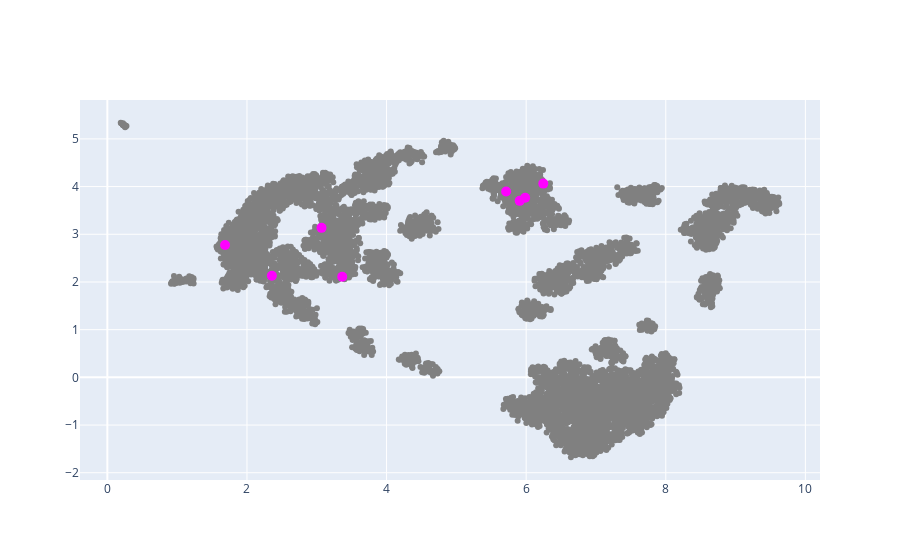

Notebook cell for this chart:
### Markdown cell above
The genres being represented in these plots is a factor of *artist* genre and *not song* genre. My initial thought when I started to notice the pattern in genre frequencies was that, using these clusters, we might have a way to classify genre on a song-by-song basis. However, doing so is very unreliable. Many songs, especially pop songs, show up in  clusters they definitively don't belong in. The most ridiculous example I found was a Lady Gaga song showing up in the egyptian/arabic music region.

Transitioning back to what our original goal is - how do we use this information to make song recommendations? Initially, my thought was to simply recommend the nearest song. This produces many undesirable results and is a terrible idea.

![Song Similarity](img/song_sim.png)

I do feel this strategy works when using the same artist though. If a user is listening to a song, it would be better to pick a song that is the closer in proximity than others. To show you, here are the songs by Ed Sheeran

### Code cell
art1_plot_df = plot_df.copy()

art1_plot_df = art1_plot_df[art1_plot_df["artist"].str.contains("Ed Sheeran")]

fig = go.Figure()

fig.add_trace(
    go.Scatter(
        mode="markers",
        x=plot_df["x1"],
        y=plot_df["x2"],
        marker={"color": "Grey"},
        showlegend=False,
    )
)

fig.add_trace(
    go.Scatter(
        mode="markers",
        x=art1_plot_df["x1"],
        y=art1_plot_df["x2"],
        marker={"color": "Magenta", "size": 10},
        showlegend=False,
    )
)
fig.show()

### Figure 1 — Plotly figure (JSON) as saved in the notebook; plotly's stock layout.template omitted (floating-point values rounded to 4 significant figures; data arrays with more than 128 entries replaced by an {"elided": "..."} marker saying what was removed)
{"data": [{"marker": {"color": "Grey"}, "mode": "markers", "showlegend": false, "type": "scatter", "x": {"elided": "8329 float values"}, "y": {"elided": "8329 float values"}}, {"marker": {"color": "Magenta", "size": 10}, "mode": "markers", "showlegend": false, "type": "scatter", "x": [2.357, 1.686, 5.713, 3.068, 5.907, 6.245, 3.365, 5.986], "y": [2.132, 2.775, 3.898, 3.135, 3.701, 4.062, 2.108, 3.765]}], "layout": {}}
